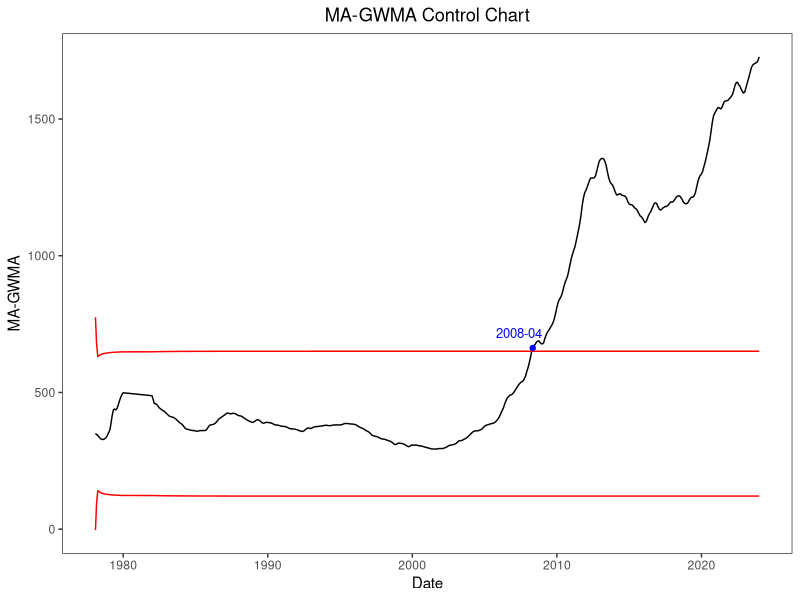

This figure's R source:
library(readr)
library(ggplot2)

# Load data
Golden <- read_csv("price.csv")
price <- Golden$price
Date <- as.Date(Golden$Date)

x <- price
mu <- mean(x[1:337])
sigma <- sd(x)
n <- length(x)

# set parameter
q = 0.8
alpha = 0.5
window = 3
L = 3.626

# weight of MA-GWMA
wt = vj = c()
for(i in 1:n){ wt[i] = q^((i-1)^alpha)-q^(i^alpha) }
for(j in 1:n){
  if(j >= window){
    vj[j] = sum(wt[1:j]*wt[1:j])*(sigma^2) / window
  }
  else{
    vj[j] = sum(wt[1:j]*wt[1:j])*(sigma^2) / j 
  }
}

# compute statistic of MA-GWMA, UCL and LCL
ma_gwma = ucl = lcl = y = c()
for(j in 1:n){
  zsum = sum(wt[1:j]*x[j:1]) + mu*(q^(j^alpha))
  y = c(y, zsum)
  if(j < window){
    ma = mean(y[1:j])
  }
  else{
    ma = mean(y[(j-window+1):j])
  }
  ma_gwma[j] = ma
  ucl[j] = mu+L*sqrt(vj[j])
  lcl[j] = mu-L*sqrt(vj[j])
}

# Find the first index that exceeds the control limit
exceed_indices <- which(ma_gwma > ucl)[1]

ma_gwma_df <- data.frame(Date = Date, MA_GWMA = ma_gwma, UCL = ucl, LCL = lcl)

# plot result
ggplot(ma_gwma_df, aes(x = Date)) +
  geom_line(aes(y = MA_GWMA), color = "black") +
  geom_line(aes(y = UCL), color = "red", linetype = "solid") +
  geom_line(aes(y = LCL), color = "red", linetype = "solid") +
  labs(x = "Date", y = "MA-GWMA", title = "MA-GWMA Control Chart") +
  theme_bw() + 
  theme(panel.grid = element_blank()) +
  theme(plot.title = element_text(hjust = 0.5)) +
  geom_point(data = ma_gwma_df[exceed_indices, ], aes(x = Date, y = MA_GWMA), color = "blue", size = 1.5) +
  geom_text(data = ma_gwma_df[exceed_indices, ], aes(x = Date, y = MA_GWMA, label = format(Date, "%Y-%m")), vjust = -1, hjust = 0.8, color = "blue", size = 3.3)
